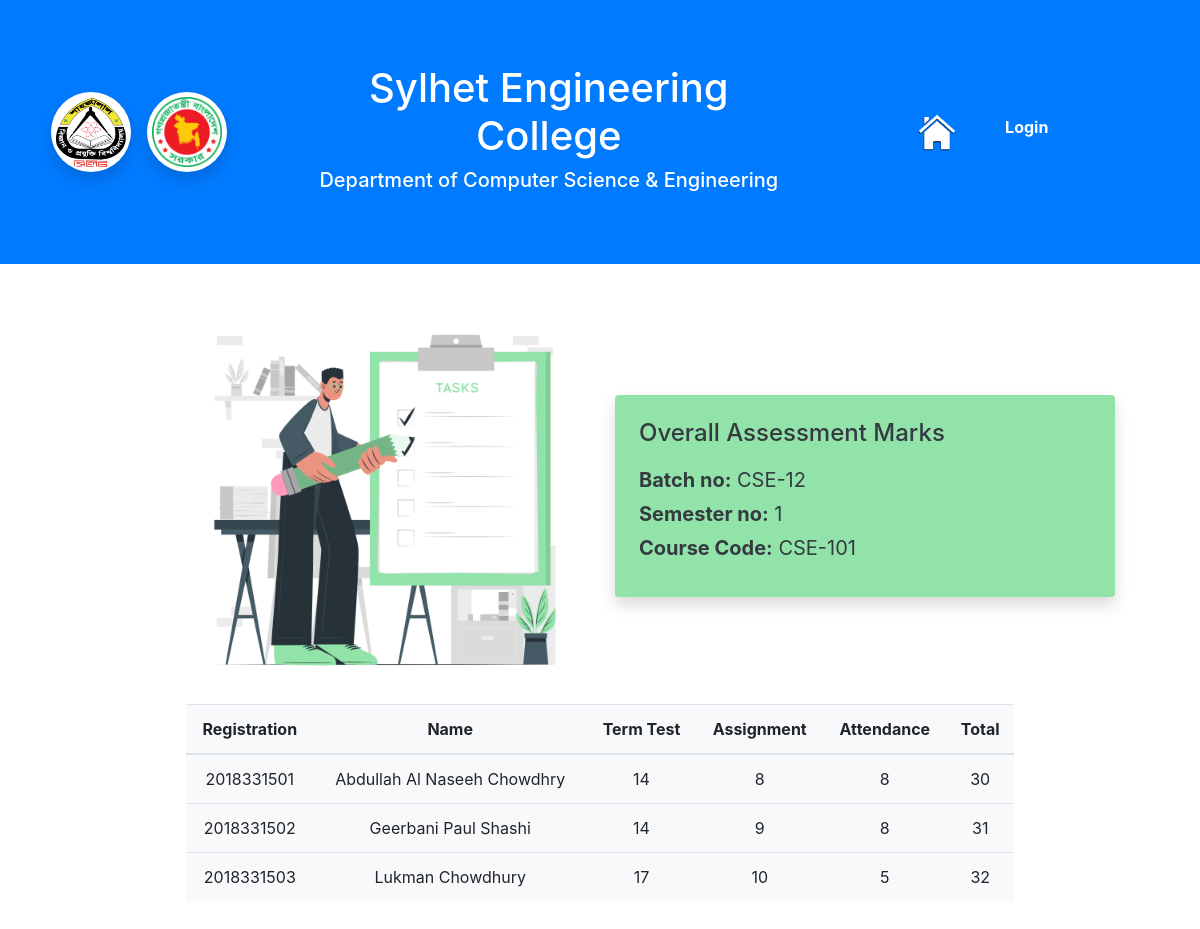
Page /main/assessments/CSE-12/1/CSE-101/overall_assessment on the committed database.
### main/models.py (models this page shows)
class AssessmentResult(models.Model):
    id = models.AutoField
    batch_no = models.CharField(max_length=6, default="")
    semester_no = models.IntegerField(default=0)
    course_code = models.CharField(max_length=8, default="")
    tt_mode = models.CharField(max_length=10, default="average")
    tt_counting_on = models.IntegerField(default=20)
    tt_results = models.CharField(max_length=1000, default="")
    assignment_counting_on = models.IntegerField(default=10)
    assignment_results = models.CharField(max_length=1000, default="")
    attendance_counting_on = models.IntegerField(default=10)
    attendance_results = models.CharField(max_length=1000, default="")

class Student(models.Model):
    id = models.AutoField
    reg_no = models.CharField(max_length=10, default="")
    batch_no = models.CharField(max_length=6, default="")
    session = models.CharField(max_length=8, default="")
    name = models.CharField(max_length=60, default="")
    father_name = models.CharField(max_length=60, default="")
    mother_name = models.CharField(max_length=60, default="")
    address = models.CharField(max_length=100, default="")
    phone = models.CharField(max_length=11, default="")
    isResidential = models.BooleanField(default=False)
    isCR = models.BooleanField(default=False)
    average_cgpa = models.FloatField(default=0)
    remarks = models.CharField(max_length=500, default="None")

### main/views.py (the view)
# urls.py: path('assessments/<str:batch_no>/<int:semester_no>/<str:course_code>/overall_assessment',
def overall_assessment(request, batch_no, semester_no, course_code):
    assessment = AssessmentResult.objects.get(
        batch_no=batch_no, semester_no=semester_no, course_code=course_code)
    tt_results = json.loads(assessment.tt_results)
    assignment_results = json.loads(assessment.assignment_results)
    attendance_results = json.loads(assessment.attendance_results)
    tt_mode = assessment.tt_mode
    tt_counting_on = assessment.tt_counting_on
    assignment_counting_on = assessment.assignment_counting_on
    attendance_counting_on = assessment.attendance_counting_on
    students = Student.objects.filter(batch_no=batch_no)
    full_batch_overall_assessment_marks = list()
    for i, student in enumerate(students):
        a_std = list()
        a_std.append(student.reg_no)
        a_std.append(student.name)
        all_tt_marks = list()
        all_assignment_marks = list()
        all_attendance_marks = list()
        for tt_res in tt_results:
            obtained_marks = tt_res['results'][i][2]
            total_marks = tt_res['total_marks']
            all_tt_marks.append([obtained_marks, total_marks])
        a_std_final_tt_marks = calculate_overall_marks(
            tt_mode, tt_counting_on, all_tt_marks)
        a_std.append(a_std_final_tt_marks)
        for ass_res in assignment_results:
            obtained_marks = ass_res['results'][i][2]
            total_marks = ass_res['total_marks']
            all_assignment_marks.append([obtained_marks, total_marks])
        a_std_final_assignment_marks = calculate_overall_marks(
            "average", assignment_counting_on, all_assignment_marks)
        a_std.append(a_std_final_assignment_marks)
        for att_res in attendance_results:
            attended_classes = att_res['attendance'][i][2]
            equal_to = att_res['equal_to']
            all_attendance_marks.append([attended_classes, equal_to])
        a_std_final_attendance_marks = calculate_attendance(
            attendance_counting_on, all_attendance_marks)
        a_std.append(a_std_final_attendance_marks)
        a_std_final_marks = a_std_final_tt_marks + \
            a_std_final_assignment_marks + a_std_final_attendance_marks
        a_std.append(a_std_final_marks)
        full_batch_overall_assessment_marks.append(a_std)
    context = {
        'batch_no': batch_no,
        'semester_no': semester_no,
        'course_code': course_code,
        'full_batch_overall_assessment_marks': full_batch_overall_assessment_marks
    }
    return render(request, 'main/overall_assessment.html', context)

### main/views.py (called while the page is built, shortened)
def calculate_overall_marks(mode, counting_on, results):
    final_marks = 0
    if mode == "normal":
        for result in results:
            final_marks += result[0]
    elif mode == "average":
        num = len(results)
        total_marks = 0
        for result in results:
            total_marks += int((counting_on/result[1])*result[0])
        try:
            final_marks = ceil(total_marks/num)
        except:
            final_marks = 0
    elif mode == "best_one":
        marks = []
        for result in results:
            marks.append(int((counting_on/result[1])*result[0]))
        final_marks = max(marks)
    return final_marks

def calculate_attendance(counting_on, results):
    total_classes = 0
    attended_classes = 0
    for result in results:
        total_classes += result[1]
        attended_classes += result[0]
    try:
        final_marks = ceil((attended_classes/total_classes)*counting_on)
    except:
        final_marks = 0
    return final_marks

### main/templates/main/overall_assessment.html (shortened to what this page needs)
{% extends 'main/base.html' %}
{% load static %}
{% block body %}
<section class="text-with-img row">
    <div class="col-6 d-flex justify-content-end align-items-center">
      <img src="{% static 'main/images/assessment.png' %}" alt="student" class="illustrator-img">
    </div>
    <div class="col-6 d-flex justify-content-start align-items-center">
      <div class="text-dark p-4 rounded illustrator-details shadow">
        <h4 class="mb-4">Overall Assessment Marks</h4>
        <p><b>Batch no:</b> {{batch_no}}</p>
        <p><b>Semester no:</b> {{semester_no}}</p>
        <p><b>Course Code:</b> {{course_code}}</p>
      </div>
    </div>
</section>
<section class="d-flex justify-content-center mx-5 mt-2 mb-5">
    <table class="table table-hover bg-light w-75">
        <thead>
          <tr class="text-center">
            <th scope="col">Registration</th>
            <th scope="col">Name</th>
            <th scope="col">Term Test</th>
            <th scope="col">Assignment</th>
            <th scope="col">Attendance</th>
            <th scope="col">Total</th>
          </tr>
        </thead>
        <tbody>
          {% for record in full_batch_overall_assessment_marks %}
            <tr class="text-center">
                <td>{{record.0}}</td>
                <td>{{record.1}}</td>
                <td>{{record.2}}</td>
                <td>{{record.3}}</td>
                <td>{{record.4}}</td>
                <td>{{record.5}}</td>
            </tr>
          {% endfor %}
        </tbody>
    </table>
</section>
{% endblock %}

### rows in the picture
AssessmentResult: course_code "CSE-101"
Student: reg_no "2018331501", name "Abdullah Al Naseeh Chowdhry"
Student: reg_no "2018331502", name "Geerbani Paul Shashi"
Student: reg_no "2018331503", name "Lukman Chowdhury"

### other values in the picture
{{ batch_no }} "CSE-12"
{{ semester_no }} "1"
{{ record.2 }} "14" "14" "17"
{{ record.3 }} "8" "9" "10"
{{ record.4 }} "8" "8" "5"
{{ record.5 }} "30" "31" "32"
